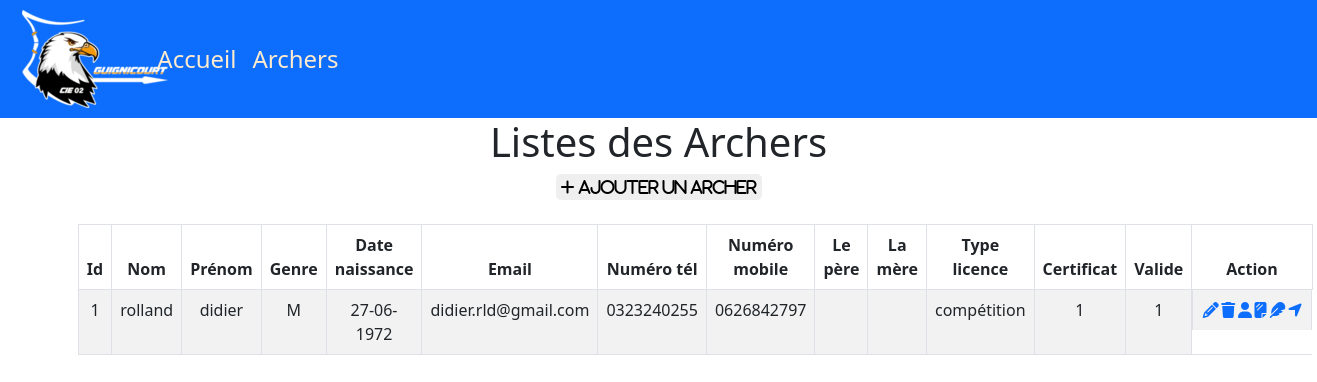
Page /admin/archers_admin.php (signed in) on the committed database.
### tables this page shows
CREATE TABLE IF NOT EXISTS `archers` (
  `id` int UNSIGNED NOT NULL AUTO_INCREMENT,
  `nom` varchar(150) NOT NULL,
  `prenom` varchar(150) NOT NULL,
  `sexe` varchar(20) NOT NULL,
  `date_n` date NOT NULL,
  `email` varchar(20) NOT NULL,
  `tel` varchar(10) DEFAULT NULL,
  `mobile` varchar(10) DEFAULT NULL,
  `pere` varchar(100) DEFAULT NULL,
  `mere` varchar(100) DEFAULT NULL,
  `licence` varchar(50) NOT NULL,
  `certif` int NOT NULL,
  `valide` int NOT NULL,
  PRIMARY KEY (`id`)
);

### admin/archers_admin.php (the view, shortened to what this page needs)
<!DOCTYPE html>
<html lang="en">
<head>
    <?php require_once '../php/menu/head.php' ?>
</head>
<body>
    <?php require_once './menu/menu_admin.php'; ?>
    <h1 class="text-center">Listes des Archers</h1>
    <div class="text-center">
        <?php
        echo '<a href="./crud_archers/create.php" class="mr-3 " title="create patient" data-toggle="tooltip"><button class="fas fa-plus" style="text-aligne: center; padding:5px; border: none; border-radius:5px;"> Ajouter un archer</button></a>';
        ?>
    </div><br>
    <div class="wrapper">
        <div class="container-fluid">
            <div class="row">
                <div class="col-md-12">
                    <?php
                    require_once "../php/bdd//config.php";
                    $sql = "SELECT * FROM archers";
                    if($result = mysqli_query($link, $sql)){
                        if(mysqli_num_rows($result) > 0){
                            echo '<table class="table table-bordered table-striped">';
                                echo "<thead>";
                                    echo "<tr class='text-center'>";
                                        echo "<th>Id</th>";
                                        echo "<th>Nom</th>";
                                        echo "<th>Prénom</th>";
                                        echo "<th>Genre</th>";
                                        echo "<th>Date naissance</th>";
                                        echo "<th>Email</th>";
                                        echo "<th>Numéro tél</th>";
                                        echo "<th>Numéro mobile</th>";
                                        echo "<th>Le père</th>";
                                        echo "<th>La mère</th>";
                                        echo "<th>Type licence</th>";
                                        echo "<th>Certificat</th>";
                                        echo "<th>Valide</th>";
                                        echo "<th>Action</th>";
                                    echo "</tr>";
                                echo "</thead>";
                                echo "<tbody>";
                                while($row = mysqli_fetch_array($result)){
                                    echo "<tr class='text-center'>";
                                        echo "<td>" . $row['id'] . "</td>";
                                        echo "<td>" . $row['nom'] . "</td>";
                                        echo "<td>" . $row['prenom'] . "</td>";
                                        echo "<td>" . $row['sexe'] . "</td>";
                                        echo "<td>" . date('d-m-Y', strtotime($row['date_n'])) . "</td>";
                                        echo "<td>" . $row['email'] . "</td>";
                                        echo "<td>" . $row['tel'] . "</td>";
                                        echo "<td>" . $row['mobile'] . "</td>";
                                        echo "<td>" . $row['pere'] . "</td>";
                                        echo "<td>" . $row['mere'] . "</td>";
                                        echo "<td>" . $row['licence'] . "</td>";
                                        echo "<td>" . $row['certif'] . "</td>";
                                        echo "<td>" . $row['valide'] . "</td>";
                                        echo "<td class='d-flex justify-content-around '>";
                                                echo '<a href="./crud_archers/update.php?id='. $row['id'] .'" class="mr-3" title="mise a jour archer" data-toggle="tooltip"><span class="fas fa-pencil-alt"></span></a>';
                                                echo '<a href="./crud_archers/delete.php?id='. $row['id'] .'" title="supprimer archer" data-toggle="tooltip"><span class="fa fa-trash"></span></a>';
                                                echo '<a href="./crud_archers/create_user.php?nom='. $row['nom']  . '&prenom=' . $row['prenom'] .'" title="creer utilisateur" data-toggle="tooltip"><span class="fa fa-user"></span></a>';
                                                echo '<a href="./crud_archers/suivi_user.php?id='. $row['id'] .'&nom='. $row['nom']  . '&prenom=' . $row['prenom'] .'" title="suivi archer" data-toggle="tooltip"><span class="fa fa-sheet-plastic"></span></a>';
                                                echo '<a href="./plumes_admin.php?id='. $row['id'] . '&nom='. $row['nom']  . '&prenom=' . $row['prenom'] .'" title="validation plumes" data-toggle="tooltip"><span class="fa-solid fa-feather"></span></a>';
                                                echo '<a href="./fleches_admin.php?id='. $row['id'] . '&nom='. $row['nom']  . '&prenom=' . $row['prenom'] .'" title="validation fleches" data-toggle="tooltip"><span class="fa fa-location-arrow"></span></a>';
                                            echo "</td>";
                                    echo "</tr>";
                                }
                                echo "</tbody>";
                            echo "</table>";
                        } else{
                            echo '<div class="alert alert-danger"><em>No records were found.</em></div>';
                        }
                    } else{
                        echo "Oops! Something went wrong. Please try again later.";
                    }
                    ?>
                </div>
            </div>
        </div>
    </div>
</body>
</html>

### admin/css/style.css (style rules this page uses)
* { padding: 0; margin: 0; box-sizing: border-box; }
body { background-image: url("../img/1920.png"); background-repeat: no-repeat; background-size: cover; }
h1, h2 { text-align: center; }

### admin/archers_admin.php (style rules this page uses)
.wrapper { width: 90%; margin: 0 auto; }
table tr td:last-child { width: 120px; }

### rows in the picture
archers: id "1", nom "rolland", prenom "didier", sexe "M", date_n "27-06-1972", email "didier.rld@gmail.com", tel "0323240255", mobile "0626842797", licence "compétition", certif "1", valide "1"
